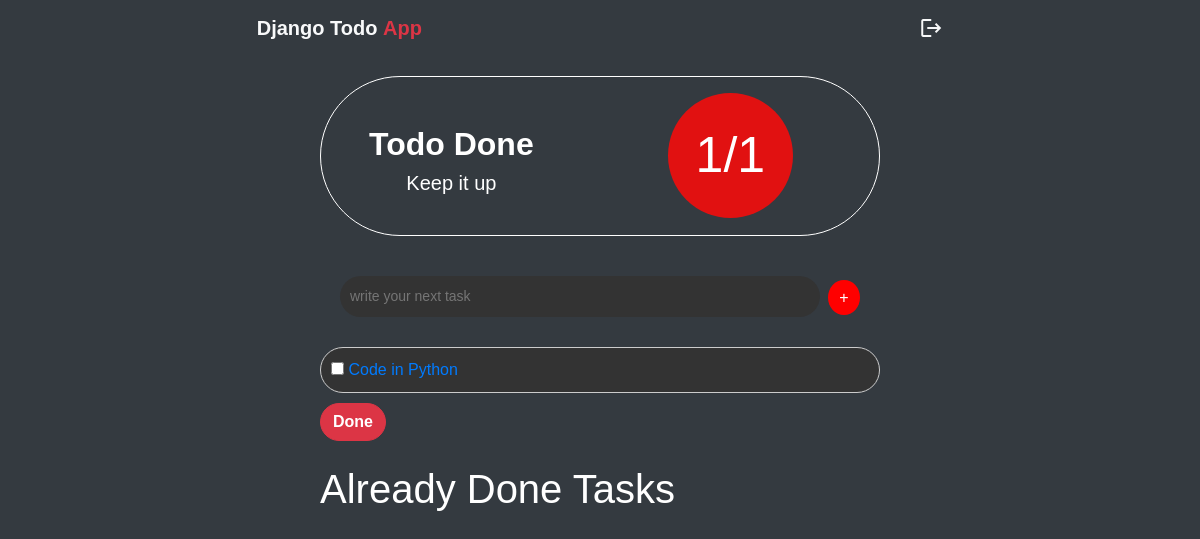
Before: / with the older database file.
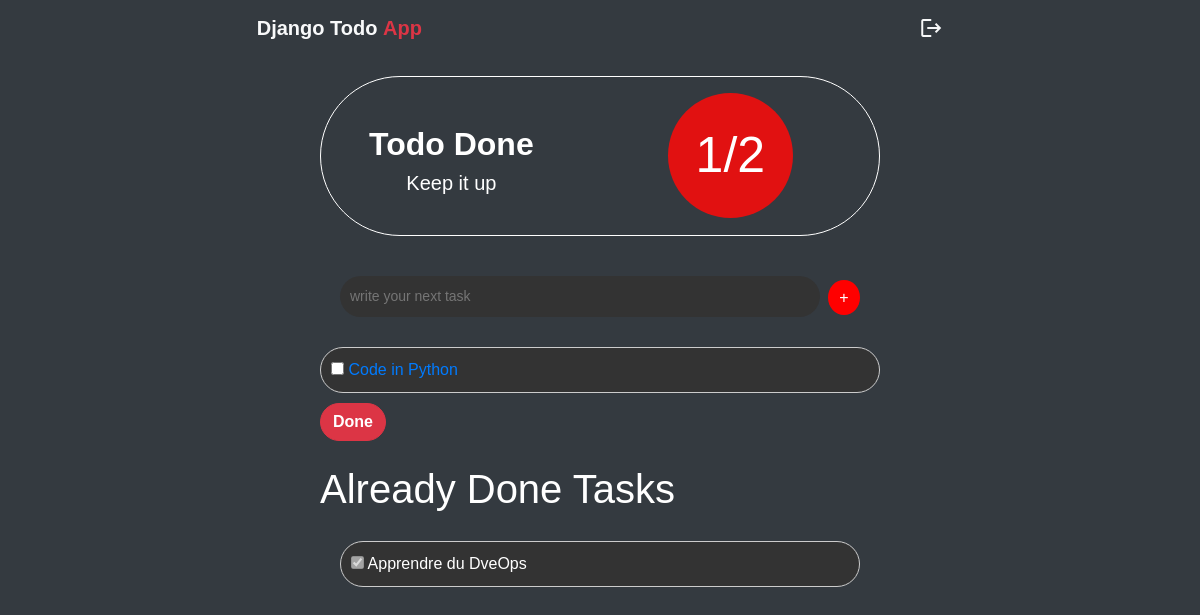
After: the same page with the newer database file.
### todo/models.py (models this page shows, shortened)
class Todo(models.Model):
    title = models.TextField()
    completed = models.BooleanField(default=False)
    date_Added = models.DateField(auto_now=True, auto_now_add=False)

### todo/views.py (the view, shortened to what this page needs)
# urls.py: path('', CreateTodoView.as_view(), name="hello"),
class CreateTodoView(View):
    template_name = 'index.html'
    def get(self, request):
        tasks_completed = Todo.objects.filter(completed = True)
        tasks_undone = Todo.objects.filter(completed = False)
        context = {
            'dones': tasks_completed,
            'undones': tasks_undone,
            'total': tasks_undone.count() + tasks_completed.count()
        }
        return render(request, self.template_name, context)

### templates/index.html (shortened to what this page needs)
{% extends "base.html" %}
{% load static %}
{% block content %}
<!DOCTYPE html>
<html lang="en">
<head>
    <link rel="stylesheet" type="text/css" href="{% static 'style.css' %}">
    <link rel="stylesheet" href="https://cdnjs.cloudflare.com/ajax/libs/font-awesome/5.15.1/css/all.min.css">
</head>
<body>
    <div class="container">
        <div class="progress bg-dark border border-white rounded-pill">
            <div class="m-5">
              <h2><b>Todo Done</b></h2>
              <h5>Keep it up</h5>
            </div>
            <div class="progress-circle mt-3">
                <span class="progress-text">{{ undones.count }}/{{total }}</span>
            </div>
        </div>
       <form action="" method="post">
          <div class="container flex d-flex">
            <input name="todo" type="text" class="task-input rounded-pill" placeholder="write your next task">
            <button class="add-button rounded-circle ml-2 mt-1" type="submit">+</button>
          </div>
       </form>
        <form action="done" method="post">
          {% for todo in undones %}
          <a href='edit/{{todo.id}}'>
            <div class="task-item rounded-pill">
              <div>
                <input type="checkbox" name="dones[]" value="{{todo.id}}" id="">
                {{ todo.title }}
              </div>
            </div>
          </a>
          {% endfor %}
        <button class="rounded-pill btn btn-danger" type="submit"><b>Done</b></button>
        </form>
        <br>
        <h1>Already Done Tasks</h1>
        <div class="container">
         {% for todo in dones %}
         <div class="task-item rounded-pill">
            <div>
              <input type="checkbox" checked disabled>
                {{ todo.title }}
            </div>
          </div>
         {% endfor %}
    </div>
</body>
</html>
{% endblock content %}

### templates/base.html (shortened to what this page needs)
<!DOCTYPE html>
<html lang="en">
<head>
    <link rel="stylesheet" href="https://cdn.jsdelivr.net/npm/bootstrap-icons@1.11.3/font/bootstrap-icons.min.css">
    <link rel="stylesheet" href="https://cdn.jsdelivr.net/npm/bootstrap@4.3.1/dist/css/bootstrap.min.css">
    <link rel="stylesheet" href="https://cdnjs.cloudflare.com/ajax/libs/font-awesome/5.15.1/css/all.min.css">
</head>
<body class="bg-dark">
    <nav class="navbar navbar-light bg-dark text-light d-flex justify-content-around">
        <a class="navbar-brand pl-6" href="#"><span class="text-light"><strong>Django Todo</strong></span> <span class="text-danger"><strong>App</strong></span></a>
        <div class="d-flex justify-content-around">
          <span class="material-icons">logout</span>
        </div>
    </nav>
    <div class="d-flex justify-content-center">
      {% block content %}
      {% endblock content %}
    </div>
</body>
</html>

### static/style.css (style rules this page uses)
* { margin: 0; padding: 0; box-sizing: border-box; }
body { background-color: #1a1a1a; color: white; font-family: Arial, sans-serif; }
.container { max-width: 600px; margin: 0 auto; padding: 20px; }
.progress { text-align: center; margin-bottom: 20px; height: 160px; }
.progress-circle { width: 125px; height: 125px; border-radius: 50%; background-color: #e11111; margin: 0 auto; display: flex; justify-content: center; align-items: center; }
.progress-text { font-size: 50px; color: white; }
.task-input { width: 100%; padding: 10px; border: none; background-color: #333; color: white; font-size: 14px; margin-bottom: 10px; }
.add-button { height: 35px; width: 35px; background-color: red; color: white; border: none; cursor: pointer; }
.task-item { background-color: #333; padding: 10px; margin-bottom: 10px; display: flex; justify-content: space-between; align-items: center; padding: 10px; border: 1px solid #ccc; transition: background-color 0.3s; cursor: pointer; }
a { text-decoration: none; }

Changed rows visible on the page:
added Todo: title "Apprendre du DveOps", shown under "Already Done Tasks"
Other visible differences:
{{ total }}: "1" → "2"
